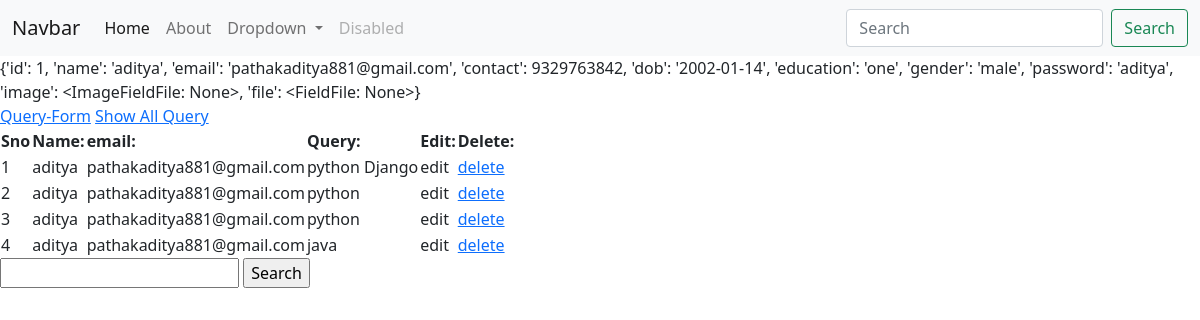
The app's page /allquery/1/, older data.
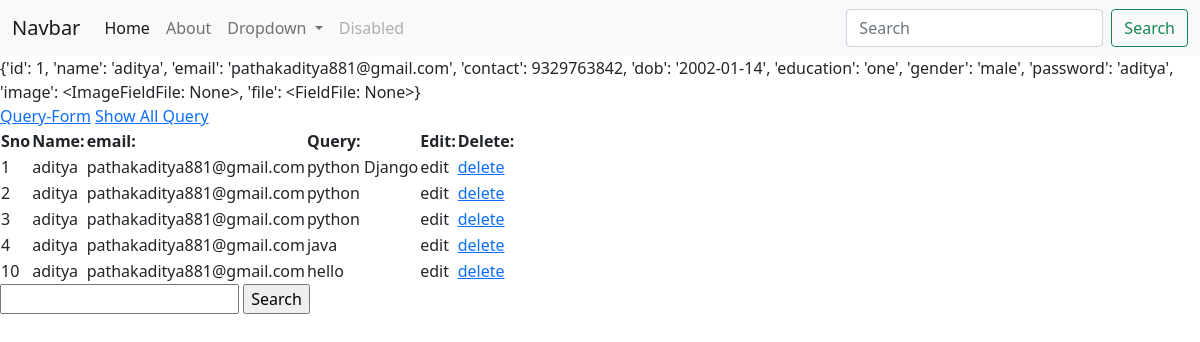
The same page, newer data.
### app/models.py (models this page shows)
class Query(models.Model):
    name=models.CharField(max_length=20)
    email=models.EmailField(max_length=20)
    query=models.TextField(max_length=50)

### app/views.py (the view)
# urls.py: path('allquery/<int:pk>/',views.allquery,name="allquery"),
def allquery(request,pk):
    userdata=Register.objects.get(id=pk)
    data={'id':userdata.pk,'name':userdata.name,'email':userdata.email,'contact':userdata.contact,'dob':userdata.DOB,'education':userdata.education,'gender':userdata.gender,'password':userdata.password,'image':userdata.profile,'file':userdata.resume}
    email=userdata.email
    aquery=Query.objects.filter(email=email)
    return render(request,'dashboard.html',{'data':data,'aquery':aquery})

### app/templates/dashboard.html (shortened to what this page needs)
{% extends 'base.html' %}
{% block content %}
{{data}}
<br>
<a href="{% url 'query' pk=data.id %}">Query-Form</a>
<a href="{% url 'allquery' pk=data.id %}">Show All Query</a>
{% if aquery %}
<table>
    <tr>
        <th>Sno</th>
        <th>Name:</th>
        <th>email:</th>
        <th>Query:</th>
        <th>Edit:</th>
        <th>Delete:</th>
    </tr>
    {% for i in aquery %}
    <tr>
        <td>{{i.id}}</td>
        <td>{{i.name}}</td>
        <td>{{i.email}}</td>
        <td>{{i.query}}</td>
        {% comment %} <td><a href="{% url 'edit' id=i.id pk=data.id %}">edit</a></td> {% endcomment %}<td>edit</td>
        <td><a href="">delete</a></td>
    </tr>
    {% endfor %}
</table>
{% endif %}
<form action="{% url 'search' pk=data.id %}" method="post">
    <input type="search" name="search">
    <input type="submit" value="Search">
</form>
{% endblock %}

Row changes from the older to the newer data that the page shows:
added Query: id "10", name "aditya", email "pathakaditya881@gmail.com", query "hello"
